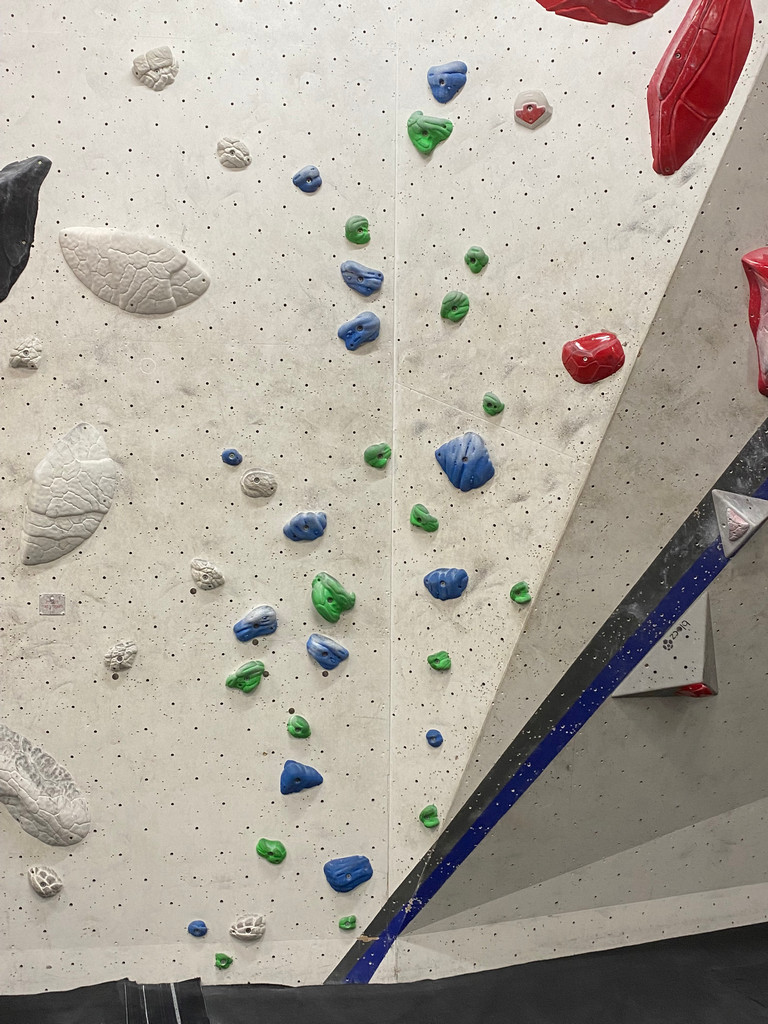
#> input picture compressed_images/image (1).jpg, 768 x 1024 px
$ python image_processor.py 'compressed_images/image (1).jpg'
#> lines starting #> are read from the running program, lines starting #| are printed output that depends on the picture; after the words box and inside, x2 and y2 are one past the last pixel; in counts of white or black regions, pixels touching at a corner belong together
#> in preprocess_image, img_src is the input picture: shape (1024, 768, 3); mean B, G, R 156.3, 166.7, 173.3
import cv2
import numpy as np
import sys
from sklearn import cluster
from matplotlib import pyplot as plt

def resize_image(image, width=None, height=None, inter=cv2.INTER_AREA):
#> called with width = 500, inter = 3
    dim = None
    (h, w) = image.shape[:2]
#> h = 1024; w = 768

    if width is None and height is None:
        return image
    if width is None:
        r = height / float(h)
        dim = (int(w * r), height)
    else:
        r = width / float(w)
#> r = 0.651
        dim = (width, int(h * r))
#> dim = (500, 666)

    return cv2.resize(image, dim, interpolation=inter)

def preprocess_image(img_path):
    img_src = cv2.imread(img_path)
    img = resize_image(img_src,width=500)

    imgray = cv2.cvtColor(img, cv2.COLOR_BGR2GRAY)
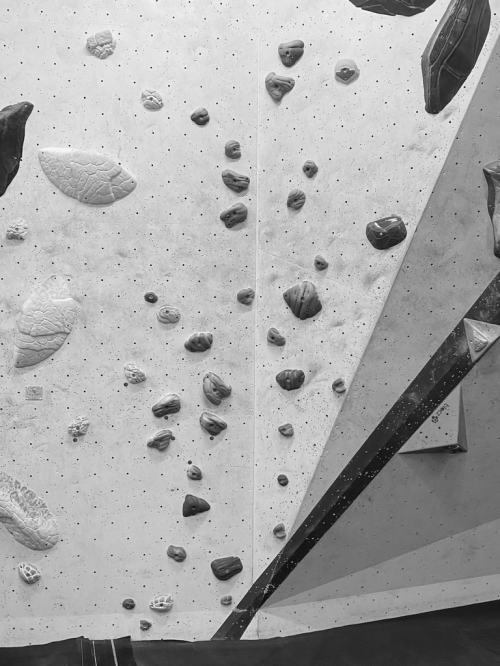
#> imgray: shape (666, 500); min 11, max 251, mean 167.4
    imgray_blur = cv2.GaussianBlur(imgray,(3,3),0)

    thresh, img_bw_2 = cv2.threshold(imgray_blur, 0, 255, cv2.THRESH_BINARY + cv2.THRESH_OTSU)
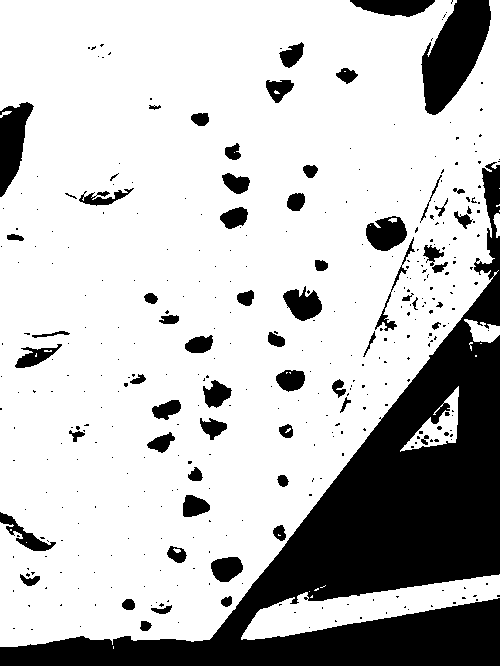
#> img_bw_2: shape (666, 500); 75.7% white; 380 black regions (316 under 20 px)
#> thresh = 139

    ret, thresh = cv2.threshold(img_bw_2, 127, 255, 0)
    contours, hierarchy = cv2.findContours(thresh, cv2.RETR_TREE, cv2.CHAIN_APPROX_SIMPLE)
#> contours = 433 contours, 357 with area under 20; largest, box (x1, y1, x2, y2) and area: (0, 0, 500, 647) 255285, (241, 574, 500, 640) 6842, (400, 386, 459, 452) 1338, (365, 215, 408, 252) 1098, (282, 285, 323, 322) 900

    filtered_contours = []

    for contour in contours:
        area = cv2.contourArea(contour)

        if area > 100 and area < 5000:
            filtered_contours.append(contour)
#> this loop made 433 passes
#> area on passes 6, 30, 36: 6842.5, 1338, 36.5
#> after the loop, filtered_contours = 49 contours; largest, box (x1, y1, x2, y2) and area: (400, 386, 459, 452) 1338, (365, 215, 408, 252) 1098, (282, 285, 323, 322) 900, (210, 556, 244, 583) 646, (14, 343, 63, 369) 570

    result_img = img.copy()
    cv2.drawContours(result_img, filtered_contours, -1, (0,0,255), 1)
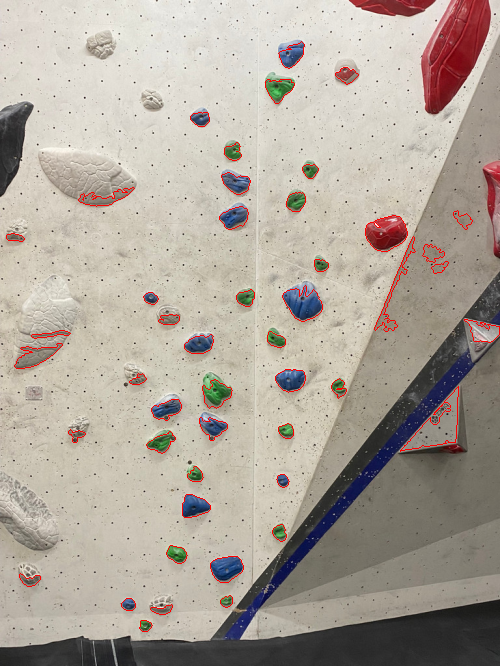
#> result_img: shape (666, 500, 3); mean B, G, R 154.8, 165.1, 174.3
    cv2.imshow("image",result_img)

        # De-allocate any associated memory usage
    if cv2.waitKey(0) & 0xff == 27:
#> (key Esc is pressed here)
        cv2.destroyAllWindows()

def main():
    if len(sys.argv) < 2:
        print("Error: Not enough arguments.")
    else:
        img_path = sys.argv[1]
        preprocess_image(img_path)

if __name__ == "__main__":
    main()

$ run again, on compressed_images/image (103).jpg
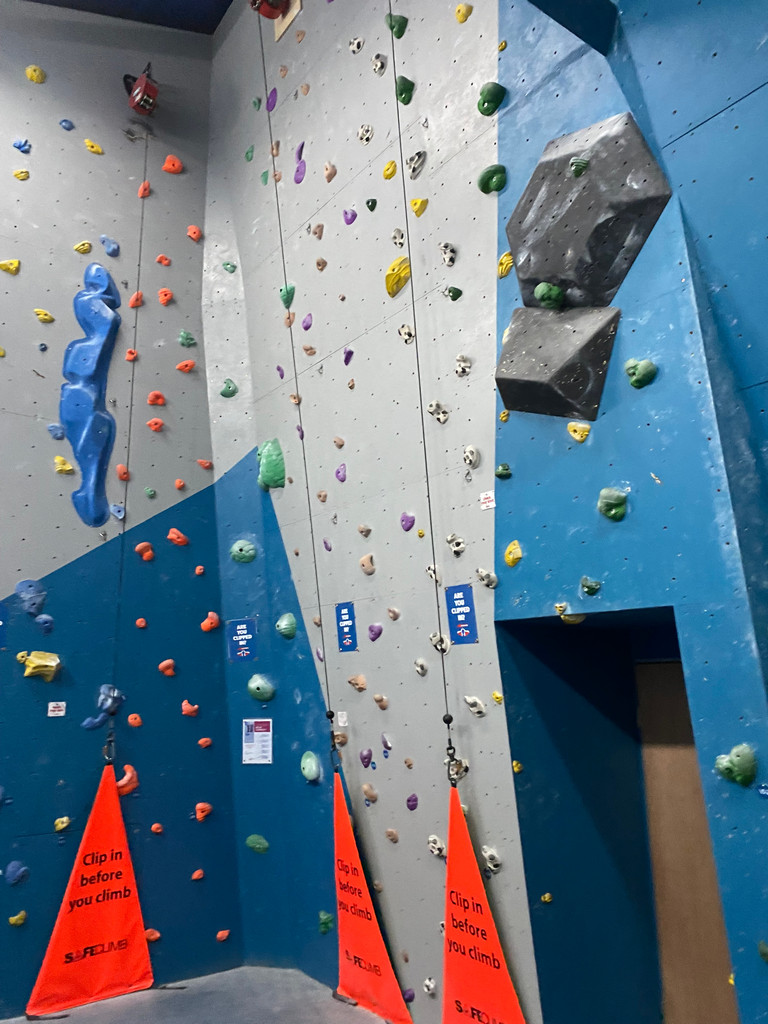
#> input picture compressed_images/image (103).jpg, 768 x 1024 px
#> in preprocess_image, img_src is the input picture: shape (1024, 768, 3); mean B, G, R 136.9, 122.7, 106.1
#> in preprocess_image, `thresh, img_bw_2 = cv2.threshold(imgray_blur, 0, 255, cv2.THRESH_BINAR..`:
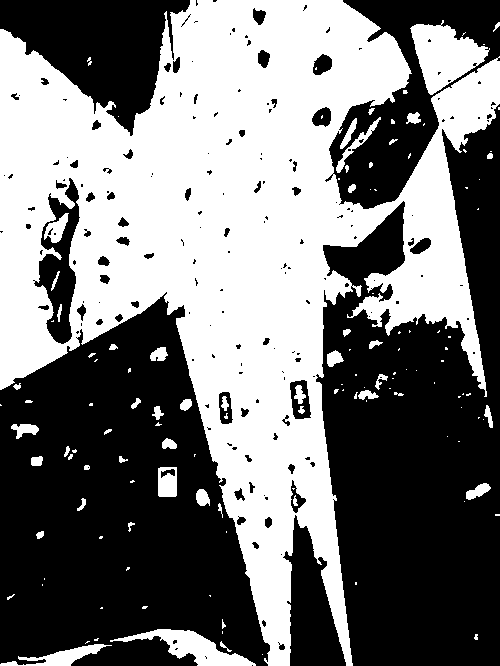
#> img_bw_2: shape (666, 500); 46.8% white; 130 white regions (78 under 20 px)
#> thresh = 122
#> contours = 332 contours, 226 with area under 20; largest, box (x1, y1, x2, y2) and area: (0, 0, 500, 666) 151588, (33, 177, 81, 345) 4048, (410, 20, 490, 95) 3126, (110, 629, 256, 666) 1838, (0, 644, 112, 666) 743
#> the loop in preprocess_image, `for contour in contours:` made 332 passes
#> area on passes 2, 3, 8: 743, 20, 1838
#> after the loop in preprocess_image, `for contour in contours:`: filtered_contours = 25 contours; largest, box (x1, y1, x2, y2) and area: (33, 177, 81, 345) 4048, (410, 20, 490, 95) 3126, (110, 629, 256, 666) 1838, (0, 644, 112, 666) 743, (289, 379, 312, 420) 696
#> in preprocess_image, `cv2.drawContours(result_img, filtered_contours, -1, (0,0,255), 1)`:
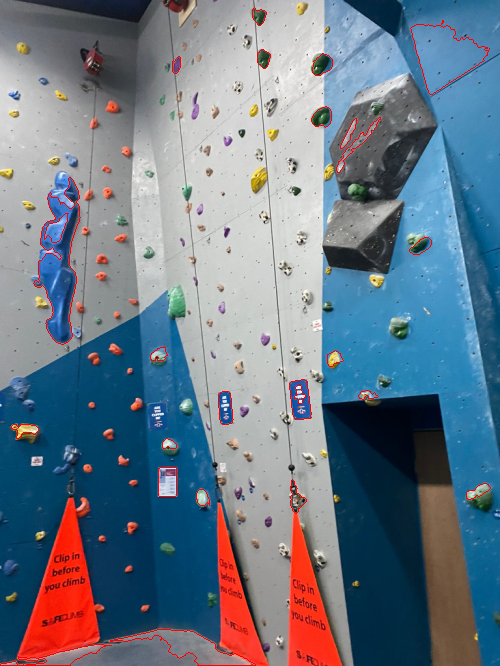
#> result_img: shape (666, 500, 3); mean B, G, R 135.7, 121.5, 107.1

$ run again, on compressed_images/image (104).jpg
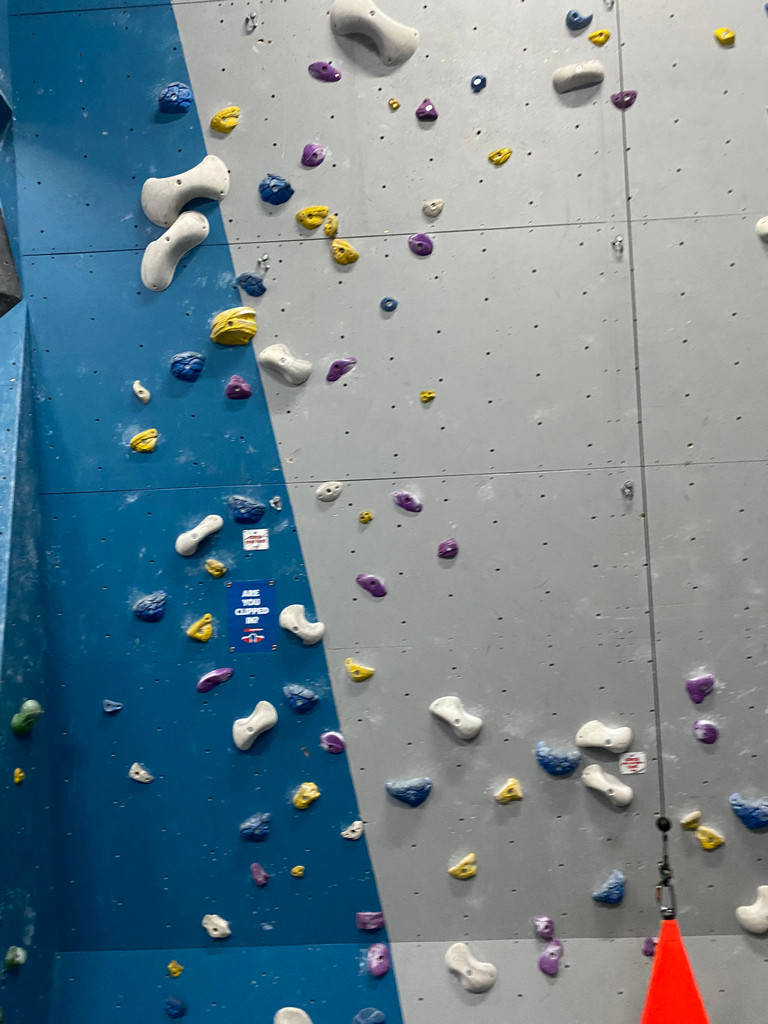
#> input picture compressed_images/image (104).jpg, 768 x 1024 px
#> in preprocess_image, img_src is the input picture: shape (1024, 768, 3); mean B, G, R 142.3, 131.9, 110.2
#> in preprocess_image, `thresh, img_bw_2 = cv2.threshold(imgray_blur, 0, 255, cv2.THRESH_BINAR..`:
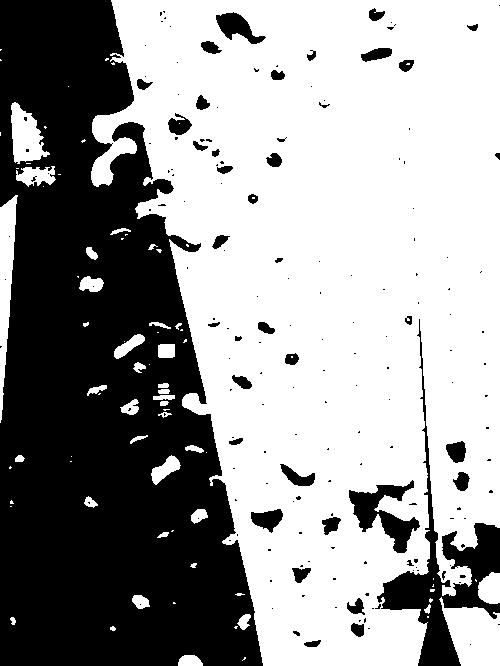
#> img_bw_2: shape (666, 500); 60.4% white; 179 black regions (136 under 20 px)
#> thresh = 116
#> contours = 263 contours, 183 with area under 20; largest, box (x1, y1, x2, y2) and area: (91, 0, 500, 666) 196666, (439, 597, 500, 666) 2642, (348, 479, 421, 554) 2246, (0, 195, 18, 423) 1855, (11, 102, 50, 164) 1340
#> the loop in preprocess_image, `for contour in contours:` made 263 passes
#> area on passes 2, 5, 7: 197, 23, 114.5
#> after the loop in preprocess_image, `for contour in contours:`: filtered_contours = 38 contours; largest, box (x1, y1, x2, y2) and area: (439, 597, 500, 666) 2642, (348, 479, 421, 554) 2246, (0, 195, 18, 423) 1855, (11, 102, 50, 164) 1340, (215, 11, 267, 45) 812
#> in preprocess_image, `cv2.drawContours(result_img, filtered_contours, -1, (0,0,255), 1)`:
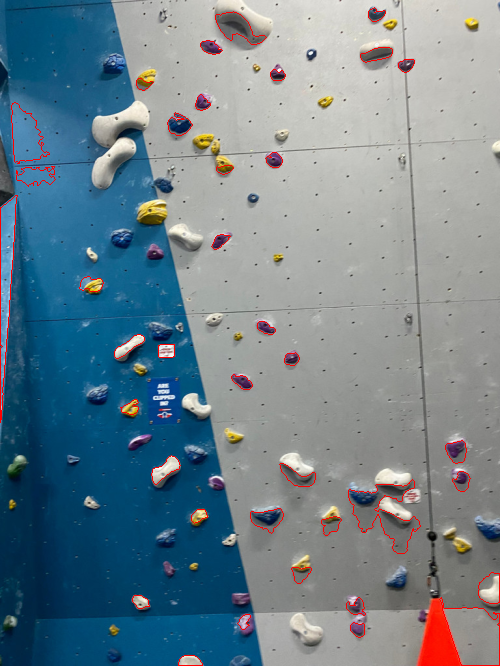
#> result_img: shape (666, 500, 3); mean B, G, R 140.9, 130.6, 111.5
